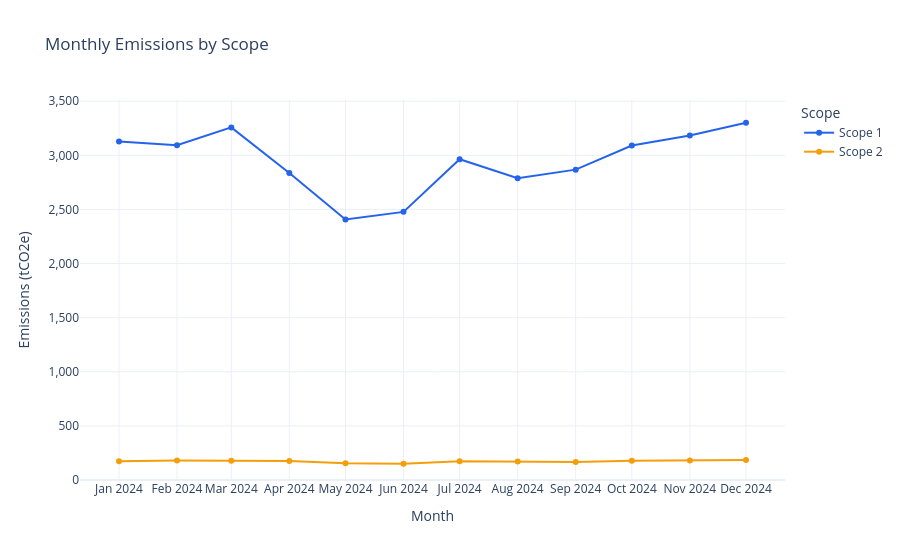

Notebook code cell kept with this figure:
### Code cell
# Chart 1: Monthly emissions by scope



monthly_scope = (
    esg_df.groupby(["Year_Month", "Scope Label"], as_index=False)[EMISSIONS]
    .sum()
    .sort_values(["Scope Label", "Year_Month"])
)

# Converting the  Pandas Period object(Year_Month column) to standard datetime64[ns] timestamps for Plotly
monthly_scope["Year_Month"] = monthly_scope["Year_Month"].dt.to_timestamp()

fig1 = px.line(
    monthly_scope,
    x="Year_Month",
    y=EMISSIONS,
    color="Scope Label",
    markers=True,
    color_discrete_map=scope_colors,
    title="Monthly Emissions by Scope",
    labels={
        "Year_Month": "Month",
        EMISSIONS: "Emissions (tCO2e)",
        "Scope Label": "Scope",
    },
)

fig1.update_layout(hovermode="x unified")
fig1.update_xaxes(dtick="M1", tickformat="%b %Y")
fig1.update_yaxes(tickformat=",.0f", rangemode="tozero")

### Figure 1 — Plotly figure (JSON) as saved in the notebook; plotly's stock layout.template omitted (floating-point values rounded to 4 significant figures)
{"data": [{"hovertemplate": "Scope=Scope 1<br>Month=%{x}<br>Emissions (tCO2e)=%{y}<extra></extra>", "legendgroup": "Scope 1", "line": {"color": "#2563EB", "dash": "solid"}, "marker": {"symbol": "circle"}, "mode": "lines+markers", "name": "Scope 1", "orientation": "v", "showlegend": true, "type": "scatter", "x": ["2024-01-01T00:00:00.000000000", "2024-02-01T00:00:00.000000000", "2024-03-01T00:00:00.000000000", "2024-04-01T00:00:00.000000000", "2024-05-01T00:00:00.000000000", "2024-06-01T00:00:00.000000000", "2024-07-01T00:00:00.000000000", "2024-08-01T00:00:00.000000000", "2024-09-01T00:00:00.000000000", "2024-10-01T00:00:00.000000000", "2024-11-01T00:00:00.000000000", "2024-12-01T00:00:00.000000000"], "xaxis": "x", "y": [3128.0, 3093.0, 3258.0, 2837.0, 2407.0, 2478.0, 2964.0, 2789.0, 2868.0, 3090.0, 3183.0, 3301.0], "yaxis": "y"}, {"hovertemplate": "Scope=Scope 2<br>Month=%{x}<br>Emissions (tCO2e)=%{y}<extra></extra>", "legendgroup": "Scope 2", "line": {"color": "#F59E0B", "dash": "solid"}, "marker": {"symbol": "circle"}, "mode": "lines+markers", "name": "Scope 2", "orientation": "v", "showlegend": true, "type": "scatter", "x": ["2024-01-01T00:00:00.000000000", "2024-02-01T00:00:00.000000000", "2024-03-01T00:00:00.000000000", "2024-04-01T00:00:00.000000000", "2024-05-01T00:00:00.000000000", "2024-06-01T00:00:00.000000000", "2024-07-01T00:00:00.000000000", "2024-08-01T00:00:00.000000000", "2024-09-01T00:00:00.000000000", "2024-10-01T00:00:00.000000000", "2024-11-01T00:00:00.000000000", "2024-12-01T00:00:00.000000000"], "xaxis": "x", "y": [174.0, 180.2, 177.3, 175.1, 154.7, 150.6, 173.7, 170.4, 165.7, 177.9, 180.2, 183.8], "yaxis": "y"}], "layout": {"hovermode": "x unified", "legend": {"title": {"text": "Scope"}, "tracegroupgap": 0}, "title": {"text": "Monthly Emissions by Scope"}, "xaxis": {"anchor": "y", "domain": [0, 1], "dtick": "M1", "tickformat": "%b %Y", "title": {"text": "Month"}}, "yaxis": {"anchor": "x", "domain": [0, 1], "rangemode": "tozero", "tickformat": ",.0f", "title": {"text": "Emissions (tCO2e)"}}}}
